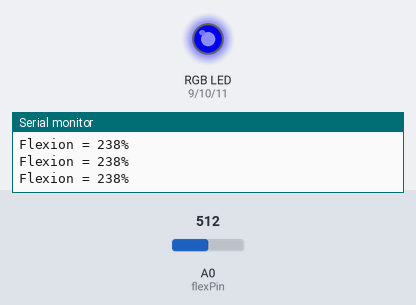
Bench run of a sketch on a simulated Arduino Uno, built with avr-gcc and run on an emulated ATmega328P. Shown: an RGB LED mixed from three pins (HIGH = lit), the last lines printed to the serial monitor. The inputs (shaded band) are chosen by the test bench; at power-on: A0 (flexPin) = 512. Dim RGB values are drawn brighter than linear.

Above: at 1.2 s.
1.3 s: A0 (flexPin) set to 306
At 1.9 s:
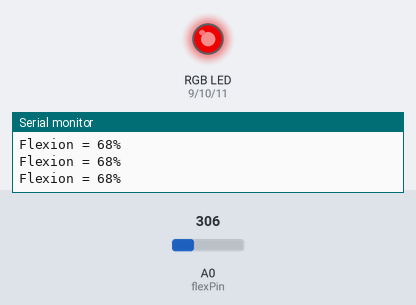
2.8 s: A0 (flexPin) set to 319
At 4.2 s:
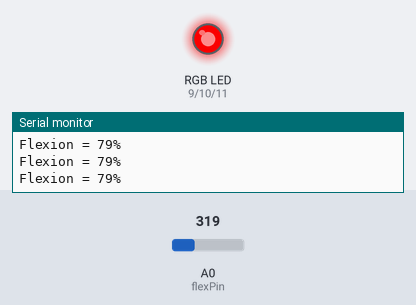
5.8 s: A0 (flexPin) set to 327
At 6.3 s:
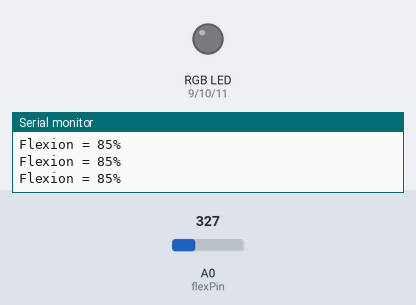
7.3 s: A0 (flexPin) set to 900
At 8.6 s:
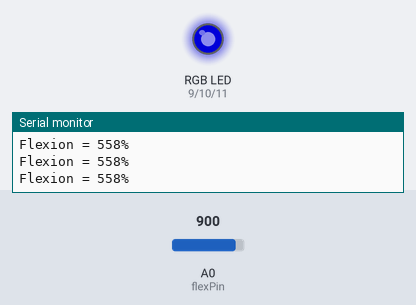
Timing chart, 0 to 9.8 s (numbered marks = the images above; inputs shaded):
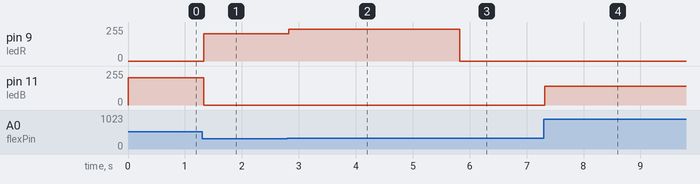

The sketch:

clase2_4.ino
```cpp
int flexPin = A0;
const int pinBuzzer = 3;
int ledR = 9;
int ledG = 10;
int ledB = 11;

void setup() {
  Serial.begin(9600);
  pinMode(ledR, OUTPUT);
  pinMode(ledG, OUTPUT);
  pinMode(ledB, OUTPUT);
}

int varT = 0;

void loop() {
  int flexValue = analogRead(flexPin);
  int flextone = map(flexValue, 320, 480, 261, 494);

  //tone(pinBuzzer, flextone);

  //Serial.print("Flexion = ");
  //Serial.print(flextone);
  //Serial.println("%");
  //delay(100);

  varT = ((flextone-120)*(255/450.0));
  Serial.print("Flexion = ");
  Serial.print(varT);
  Serial.println("%");

  if(varT < 85){
    analogWrite(ledR, varT * (255/85));
    analogWrite(ledG, 0);
    analogWrite(ledB, 0);
  }
  else if ( (85 <= varT) && (varT < 170) ) {
    analogWrite(ledR, 0);
    analogWrite(ledG, ((varT-85) * (255/85)));
    analogWrite(ledB, 0);
  }
  else {
    analogWrite(ledR, 0);
    analogWrite(ledG, 0);
    analogWrite(ledB, ((varT-170) * (255/85)));
  }
  //analogWrite(ledR, varT);
}
```

Measured:
- the behaviour switches between 326 and 327 on A0 (flexPin) (found by bisection; images 2 and 3)
- after the input at 1.3 s, pin 9 (ledR): 0/255 → 204/255 at once; pin 11 (ledB): 204/255 → 0/255 at once
- after the input at 2.8 s, pin 9 (ledR): 204/255 → 237/255 at once
- after the input at 5.8 s, pin 9 (ledR): 237/255 → 0/255 at once
- after the input at 7.3 s, pin 11 (ledB): 0/255 → 140/255 at once
